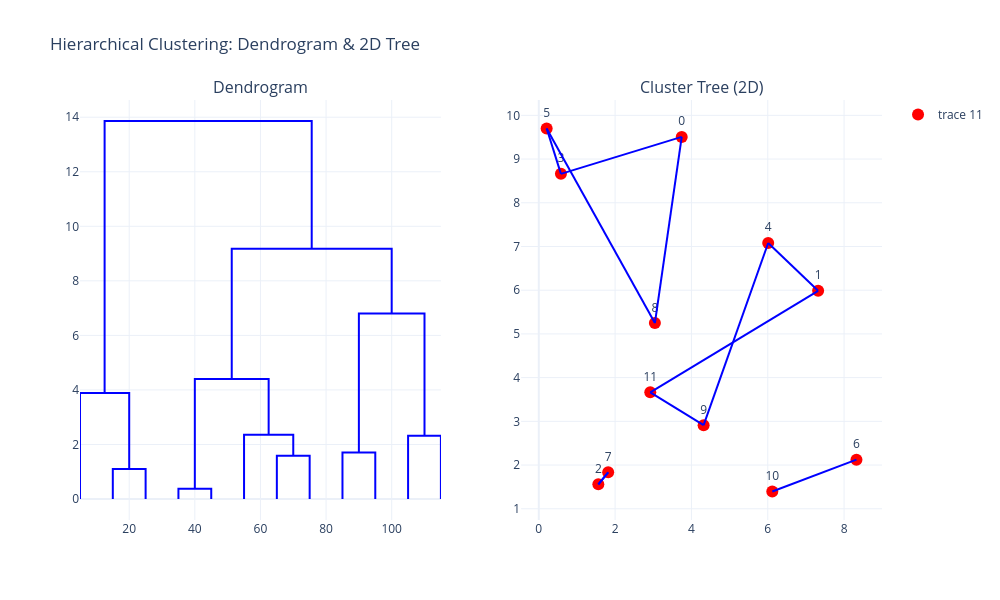

This figure's notebook cell:
### Markdown cell above
### Clustering, Dendrograms, and Intuition

Agglomerative clustering is one form of “hierarchical clustering.” It is interpretable because we can keep track of when two clusters got merged (each cluster is a tree), and we can visualize the merging hierarchy, resulting in a “dendrogram.” Won’t discuss this in detail for this course, but you might see these in the wild. Here are some examples:

### Code cell
import numpy as np
import plotly.graph_objects as go
from scipy.cluster.hierarchy import linkage, dendrogram

# 12 points in 2D
np.random.seed(42)
X = np.random.rand(12, 2) * 10

# Hierarchical clustering
Z = linkage(X, method='ward')

# Dendrogram info
dendro = dendrogram(Z, no_plot=True)

# Coordinates for dendrogram lines
icoord = np.array(dendro['icoord'])
dcoord = np.array(dendro['dcoord'])

# Create figure with 1x2 subplots
from plotly.subplots import make_subplots
fig = make_subplots(rows=1, cols=2, subplot_titles=["Dendrogram", "Cluster Tree (2D)"])

# 1. Dendrogram (left panel)
for i in range(len(icoord)):
    fig.add_trace(
        go.Scatter(x=icoord[i], y=dcoord[i], mode='lines', line=dict(color='blue', width=2), showlegend=False),
        row=1, col=1
    )

# 2. 2D cluster tree (right panel)
# Map dendrogram leaf order to X coordinates
leaf_order = dendro['leaves']
ordered_X = X[leaf_order]

# Plot points
fig.add_trace(
    go.Scatter(x=ordered_X[:,0], y=ordered_X[:,1], mode='markers+text', marker=dict(size=12, color='red'),
               text=[str(i) for i in leaf_order], textposition='top center'),
    row=1, col=2
)

# Plot cluster merging lines in 2D tree
for i in range(len(Z)):
    c1, c2 = int(Z[i, 0]), int(Z[i, 1])
    # Map cluster indices to 2D positions
    if c1 < 12: x1, y1 = X[c1]
    else: x1, y1 = ordered_X[c1 - 12]  # merged cluster approximate
    if c2 < 12: x2, y2 = X[c2]
    else: x2, y2 = ordered_X[c2 - 12]

    fig.add_trace(
        go.Scatter(x=[x1, x2], y=[y1, y2], mode='lines', line=dict(color='blue', width=2), showlegend=False),
        row=1, col=2
    )

fig.update_layout(height=600, width=1000, template="plotly_white", title_text="Hierarchical Clustering: Dendrogram & 2D Tree")
fig.show()

### Figure 1 — Plotly figure (JSON) as saved in the notebook; plotly's stock layout.template omitted (floating-point values rounded to 4 significant figures)
{"data": [{"line": {"color": "blue", "width": 2}, "mode": "lines", "showlegend": false, "type": "scatter", "x": [15.0, 15.0, 25.0, 25.0], "xaxis": "x", "y": [0.0, 1.103, 1.103, 0.0], "yaxis": "y"}, {"line": {"color": "blue", "width": 2}, "mode": "lines", "showlegend": false, "type": "scatter", "x": [5.0, 5.0, 20.0, 20.0], "xaxis": "x", "y": [0.0, 3.889, 3.889, 1.103], "yaxis": "y"}, {"line": {"color": "blue", "width": 2}, "mode": "lines", "showlegend": false, "type": "scatter", "x": [35.0, 35.0, 45.0, 45.0], "xaxis": "x", "y": [0.0, 0.3765, 0.3765, 0.0], "yaxis": "y"}, {"line": {"color": "blue", "width": 2}, "mode": "lines", "showlegend": false, "type": "scatter", "x": [65.0, 65.0, 75.0, 75.0], "xaxis": "x", "y": [0.0, 1.587, 1.587, 0.0], "yaxis": "y"}, {"line": {"color": "blue", "width": 2}, "mode": "lines", "showlegend": false, "type": "scatter", "x": [55.0, 55.0, 70.0, 70.0], "xaxis": "x", "y": [0.0, 2.359, 2.359, 1.587], "yaxis": "y"}, {"line": {"color": "blue", "width": 2}, "mode": "lines", "showlegend": false, "type": "scatter", "x": [40.0, 40.0, 62.5, 62.5], "xaxis": "x", "y": [0.3765, 4.398, 4.398, 2.359], "yaxis": "y"}, {"line": {"color": "blue", "width": 2}, "mode": "lines", "showlegend": false, "type": "scatter", "x": [85.0, 85.0, 95.0, 95.0], "xaxis": "x", "y": [0.0, 1.706, 1.706, 0.0], "yaxis": "y"}, {"line": {"color": "blue", "width": 2}, "mode": "lines", "showlegend": false, "type": "scatter", "x": [105.0, 105.0, 115.0, 115.0], "xaxis": "x", "y": [0.0, 2.323, 2.323, 0.0], "yaxis": "y"}, {"line": {"color": "blue", "width": 2}, "mode": "lines", "showlegend": false, "type": "scatter", "x": [90.0, 90.0, 110.0, 110.0], "xaxis": "x", "y": [1.706, 6.798, 6.798, 2.323], "yaxis": "y"}, {"line": {"color": "blue", "width": 2}, "mode": "lines", "showlegend": false, "type": "scatter", "x": [51.25, 51.25, 100.0, 100.0], "xaxis": "x", "y": [4.398, 9.177, 9.177, 6.798], "yaxis": "y"}, {"line": {"color": "blue", "width": 2}, "mode": "lines", "showlegend": false, "type": "scatter", "x": [12.5, 12.5, 75.62, 75.62], "xaxis": "x", "y": [3.889, 13.86, 13.86, 9.177], "yaxis": "y"}, {"marker": {"color": "red", "size": 12}, "mode": "markers+text", "text": ["0", "3", "5", "2", "7", "8", "9", "11", "1", "4", "6", "10"], "textposition": "top center", "type": "scatter", "x": [3.745, 0.5808, 0.2058, 1.56, 1.818, 3.042, 4.319, 2.921, 7.32, 6.011, 8.324, 6.119], "xaxis": "x2", "y": [9.507, 8.662, 9.699, 1.56, 1.834, 5.248, 2.912, 3.664, 5.987, 7.081, 2.123, 1.395], "yaxis": "y2"}, {"line": {"color": "blue", "width": 2}, "mode": "lines", "showlegend": false, "type": "scatter", "x": [1.56, 1.818], "xaxis": "x2", "y": [1.56, 1.834], "yaxis": "y2"}, {"line": {"color": "blue", "width": 2}, "mode": "lines", "showlegend": false, "type": "scatter", "x": [0.5808, 0.2058], "xaxis": "x2", "y": [8.662, 9.699], "yaxis": "y2"}, {"line": {"color": "blue", "width": 2}, "mode": "lines", "showlegend": false, "type": "scatter", "x": [4.319, 2.921], "xaxis": "x2", "y": [2.912, 3.664], "yaxis": "y2"}, {"line": {"color": "blue", "width": 2}, "mode": "lines", "showlegend": false, "type": "scatter", "x": [7.32, 6.011], "xaxis": "x2", "y": [5.987, 7.081], "yaxis": "y2"}, {"line": {"color": "blue", "width": 2}, "mode": "lines", "showlegend": false, "type": "scatter", "x": [8.324, 6.119], "xaxis": "x2", "y": [2.123, 1.395], "yaxis": "y2"}, {"line": {"color": "blue", "width": 2}, "mode": "lines", "showlegend": false, "type": "scatter", "x": [3.042, 0.2058], "xaxis": "x2", "y": [5.248, 9.699], "yaxis": "y2"}, {"line": {"color": "blue", "width": 2}, "mode": "lines", "showlegend": false, "type": "scatter", "x": [3.745, 0.5808], "xaxis": "x2", "y": [9.507, 8.662], "yaxis": "y2"}, {"line": {"color": "blue", "width": 2}, "mode": "lines", "showlegend": false, "type": "scatter", "x": [3.745, 3.042], "xaxis": "x2", "y": [9.507, 5.248], "yaxis": "y2"}, {"line": {"color": "blue", "width": 2}, "mode": "lines", "showlegend": false, "type": "scatter", "x": [1.56, 1.818], "xaxis": "x2", "y": [1.56, 1.834], "yaxis": "y2"}, {"line": {"color": "blue", "width": 2}, "mode": "lines", "showlegend": false, "type": "scatter", "x": [2.921, 7.32], "xaxis": "x2", "y": [3.664, 5.987], "yaxis": "y2"}, {"line": {"color": "blue", "width": 2}, "mode": "lines", "showlegend": false, "type": "scatter", "x": [4.319, 6.011], "xaxis": "x2", "y": [2.912, 7.081], "yaxis": "y2"}], "layout": {"annotations": [{"font": {"size": 16}, "showarrow": false, "text": "Dendrogram", "x": 0.225, "xanchor": "center", "xref": "paper", "y": 1, "yanchor": "bottom", "yref": "paper"}, {"font": {"size": 16}, "showarrow": false, "text": "Cluster Tree (2D)", "x": 0.775, "xanchor": "center", "xref": "paper", "y": 1, "yanchor": "bottom", "yref": "paper"}], "height": 600, "title": {"text": "Hierarchical Clustering: Dendrogram & 2D Tree"}, "width": 1000, "xaxis": {"anchor": "y", "domain": [0, 0.45]}, "xaxis2": {"anchor": "y2", "domain": [0.55, 1]}, "yaxis": {"anchor": "x", "domain": [0, 1]}, "yaxis2": {"anchor": "x2", "domain": [0, 1]}}}
